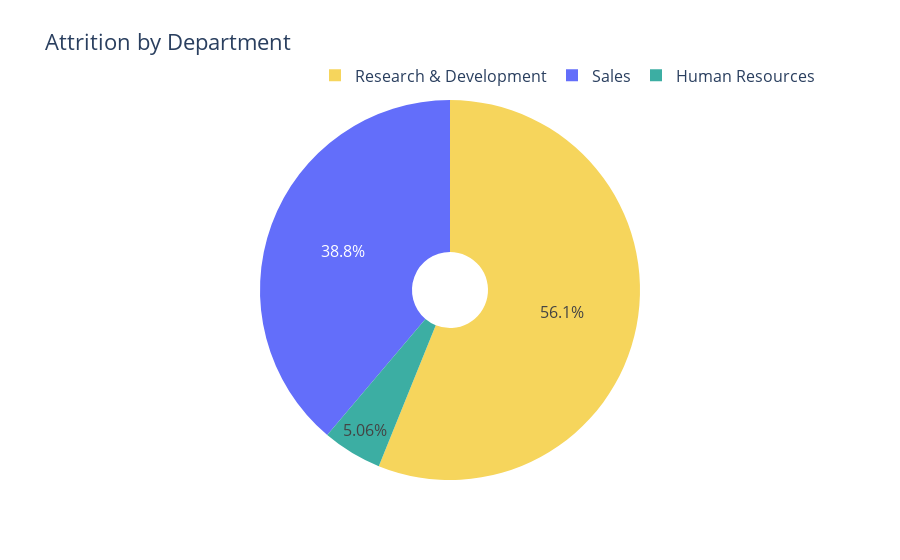

Notebook code cell kept with this figure:
### Code cell
# Filter data Attrition ="Yes" only
attrition_data = data[data["Attrition"] == "Yes"]

# Calculate count of attrition by department
attrition_by = attrition_data.groupby(["Department"]).size().reset_index(name="Count")
attrition_by

# Create donut chart
fig= go.Figure(
    data= [go.Pie(
        labels = attrition_by["Department"],
        values = attrition_by["Count"],
        hole=0.2,
        marker=dict(
            colors = ['#3CAEA3', '#F6D55C']),
        textposition = "inside"
    )])

# Update layout
fig.update_layout(
    title = "Attrition by Department",
    font= dict(size=16),
    legend = dict(
        orientation="h",
        yanchor ="bottom",
        y=1.02,
        xanchor ="right",
        x=1
    )
)

fig.show()

### Figure 1 — Plotly figure (JSON) as saved in the notebook; plotly's stock layout.template omitted (floating-point values rounded to 4 significant figures)
{"data": [{"hole": 0.2, "labels": ["Human Resources", "Research & Development", "Sales"], "marker": {"colors": ["#3CAEA3", "#F6D55C"]}, "textposition": "inside", "type": "pie", "values": [12, 133, 92]}], "layout": {"font": {"size": 16}, "legend": {"orientation": "h", "x": 1, "xanchor": "right", "y": 1.02, "yanchor": "bottom"}, "title": {"text": "Attrition by Department"}}}
